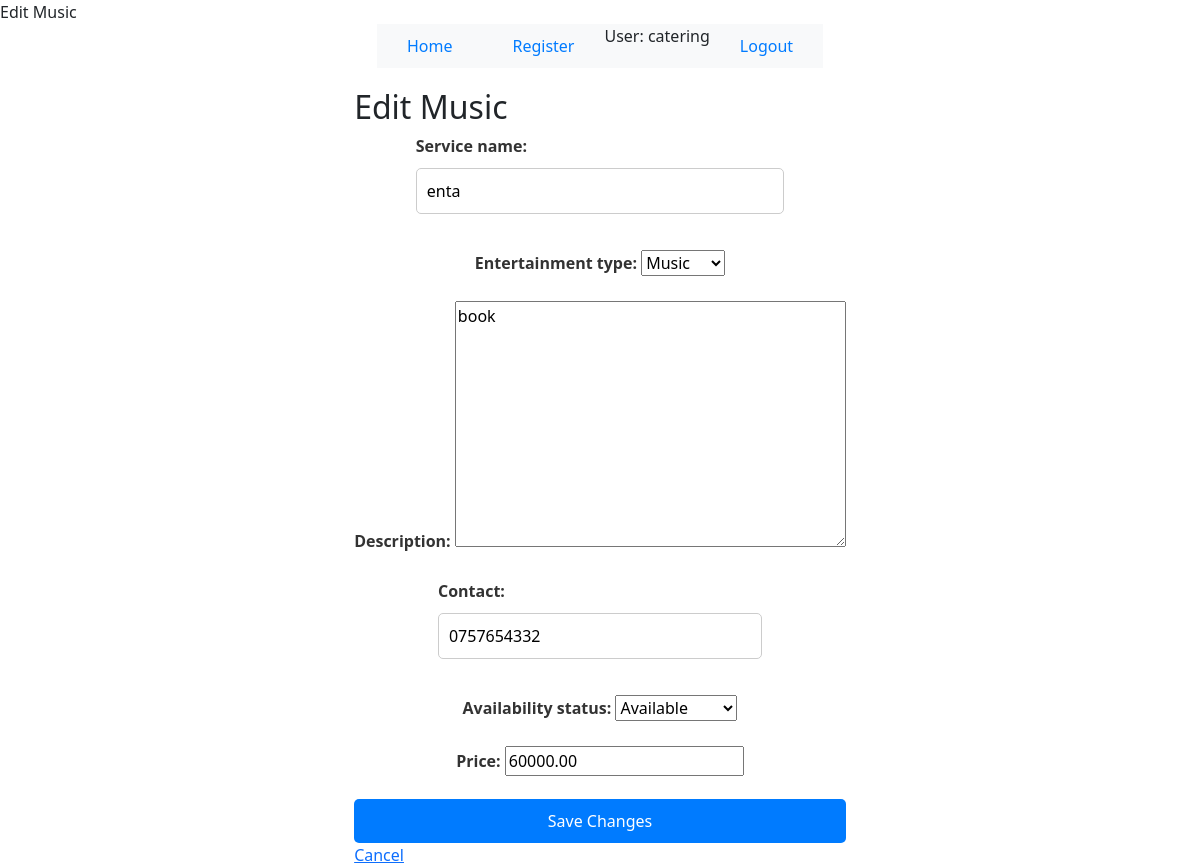
The page /catalog/edit_entertainment/12/ (signed in) on the database its author committed.
### catalog/models.py (models this page shows, shortened)
class Entertainment(models.Model):
    AVAILABILITY_CHOICES = [
        ('A', 'Available'),
        ('N', 'Not Available'),
    ]
    ENTERTAINMENT_TYPES = [
        ('music', 'Music'),
        ('comedy', 'Comedy'),
        ('magic', 'Magic'),
        ('dance', 'Dance'),
        ('other', 'Other'),
    ]
    user_id = models.ForeignKey(settings.AUTH_USER_MODEL, on_delete=models.SET_NULL, null=True, blank=True)
    entertainment_id = models.AutoField(primary_key=True)
    service_name = models.CharField(max_length=255, default='')
    entertainment_type = models.CharField(max_length=10, choices=ENTERTAINMENT_TYPES, default='other')
    description = models.TextField()
    contact = models.CharField(max_length=255)
    availability_status = models.CharField(max_length=1, choices=AVAILABILITY_CHOICES, default='A')
    price = models.DecimalField(max_digits=10, decimal_places=2)

### catalog/views.py (the view)
# urls.py: path('edit_entertainment/<int:entertainment_id>/', views.edit_entertainment, name='edit_entertainment'),
@login_required
def edit_entertainment(request, entertainment_id):
    entertainment = get_object_or_404(Entertainment, pk=entertainment_id)
    if request.method == 'POST':
        form = EntertainmentForm(request.POST, instance=entertainment)
        if form.is_valid():
            form.save()
            return redirect('view_entertainment', entertainment_id=entertainment_id)
    else:
        form = EntertainmentForm(instance=entertainment)
    return render(request, 'edit_entertainment.html', {'form': form, 'entertainment': entertainment})

### catalog/forms.py
class EntertainmentForm(forms.ModelForm):
    class Meta:
        model = Entertainment
        fields = ['service_name',  'entertainment_type', 'description', 'contact', 'availability_status', 'price']
        widgets = {
            'availability_status': forms.Select(choices=Entertainment.AVAILABILITY_CHOICES),
        }

### catalog/templates/edit_entertainment.html (shortened to what this page needs)
{% extends 'base_generic.html' %}
{% block title %}Edit {{ entertainment.get_entertainment_type_display }}{% endblock %}
{% block content %}
  <h2>Edit {{ entertainment.get_entertainment_type_display }}</h2>
  <form method="post" enctype="multipart/form-data">
    {{ form.as_p }}
    <button type="submit">Save Changes</button>
  </form>
  <a href="{% url 'view_entertainment' entertainment_id=entertainment.entertainment_id %}">Cancel</a>
{% endblock %}

### catalog/templates/base_generic.html (shortened to what this page needs)
<!DOCTYPE html>
<html lang="en">
<head>
    {% block title %}{% endblock %}
    <link href="https://cdn.jsdelivr.net/npm/bootstrap@5.3.2/dist/css/bootstrap.min.css"
          rel="stylesheet"
>
    {% load static %}
    <link rel="stylesheet" href="{% static 'css/style.css' %}" />
</head>
<body>
    <div class="container-fluid">
        <div class="row">
            <div class="col-sm-12">
                <ul class="nav">
                    <li class="nav-item">
                        <a class="nav-link" href="{% url 'index' %}">Home</a>
                    </li>
                    <li class="nav-item">
                        <a class="nav-link" href="{% url 'registration' %}">Register</a>
                    </li>
                    {% if user.is_authenticated %}
                        <li class="nav-item">User: {{ user.get_username }}</li>
                    <li class="nav-item"><a class="nav-link" href="{% url 'logout' %}?next={{ request.path }}">Logout</a></li>
                    {% else %}
                    <li class="nav-item"><a class="nav-link" href="{% url 'login' %}?next={{ request.path }}">Login</a></li>
                    {% endif %}
                </ul>
            </div>
        </div>
        <div class="row">
            <div class="col-sm-12">
                {% block content %}
                {% endblock %}
            </div>
        </div>
    </div>
</body>
</html>

### catalog/static/style.css (style rules this page uses)
.container-fluid { display: flex; flex-direction: column; align-items: center; }
.nav { background-color: #f8f9fa; display: flex; justify-content: center; margin-bottom: 20px; }
.nav li { display: inline; }
.nav-link { color: #007bff; text-decoration: none; padding: 10px 20px; margin: 0 10px; border-right: 1px solid #ccc; }
.nav-link:last-child { border-right: none; }
form { display: flex; flex-direction: column; align-items: center; width: 100%; }
form label { margin-bottom: 10px; font-weight: bold; color: #333; }
form input[type="text"], form input[type="email"], form input[type="password"] { padding: 10px; margin-bottom: 20px; border: 1px solid #ccc; border-radius: 5px; font-size: 16px; width: 100%; }
form button { padding: 10px 20px; background-color: #007bff; color: #fff; border: none; border-radius: 5px; font-size: 16px; cursor: pointer; width: 100%; }

### rows shown on the page
Entertainment: entertainment_type "Music", service_name "enta", description "book", contact "0757654332", availability_status "Available", price "60000.00"

### other values the page prints
{{ user.get_username }} "catering"
